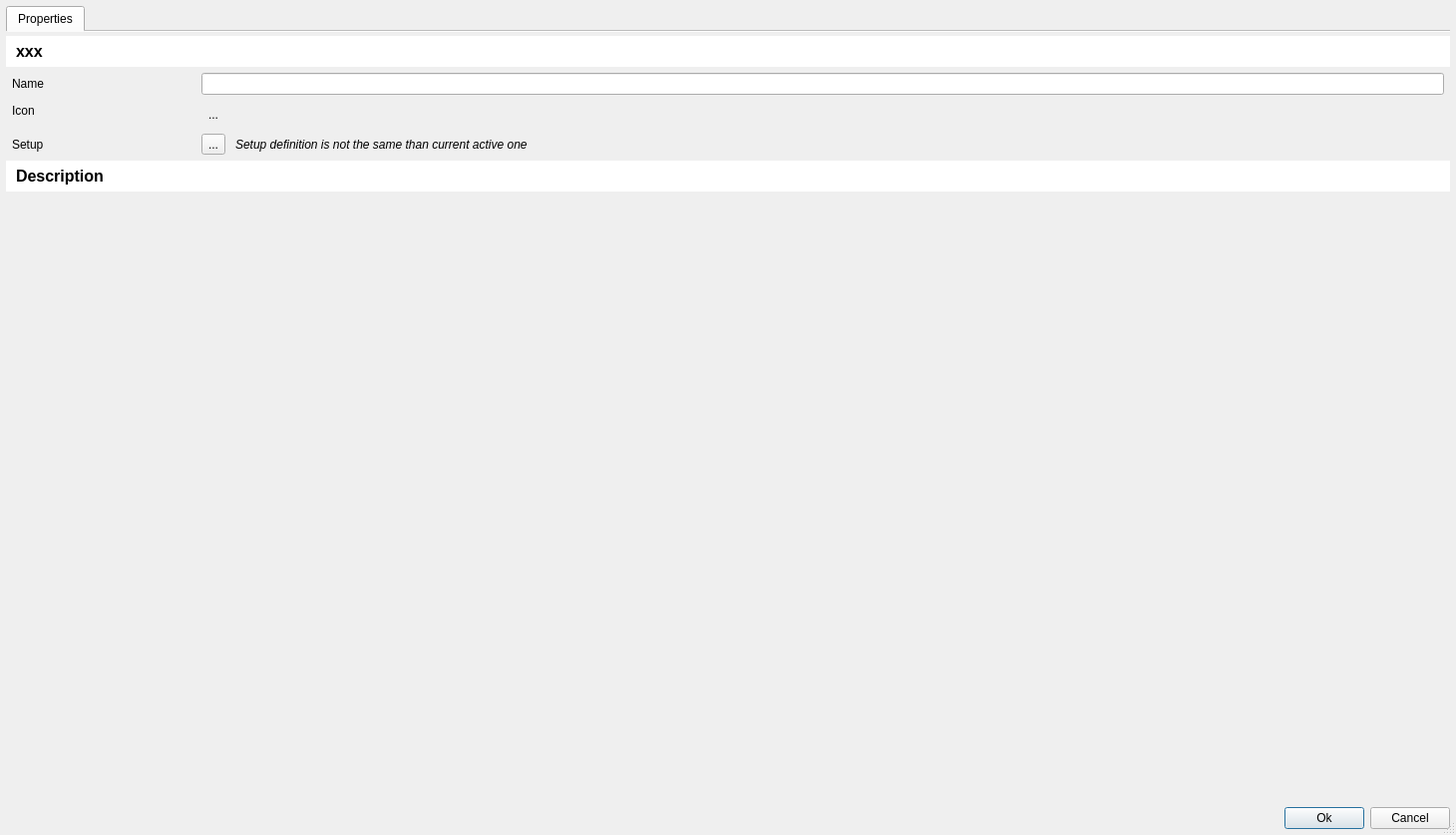
<?xml version="1.0" encoding="UTF-8"?>
<ui version="4.0">
 <class>Dialog</class>
 <widget class="QDialog" name="Dialog">
  <property name="geometry">
   <rect>
    <x>0</x>
    <y>0</y>
    <width>1460</width>
    <height>837</height>
   </rect>
  </property>
  <property name="windowTitle">
   <string>Dialog</string>
  </property>
  <property name="sizeGripEnabled">
   <bool>true</bool>
  </property>
  <property name="modal">
   <bool>true</bool>
  </property>
  <layout class="QVBoxLayout" name="verticalLayout">
   <property name="leftMargin">
    <number>6</number>
   </property>
   <property name="topMargin">
    <number>6</number>
   </property>
   <property name="rightMargin">
    <number>6</number>
   </property>
   <property name="bottomMargin">
    <number>6</number>
   </property>
   <item>
    <widget class="QTabWidget" name="tabWidget">
     <property name="currentIndex">
      <number>0</number>
     </property>
     <property name="documentMode">
      <bool>true</bool>
     </property>
     <property name="tabBarAutoHide">
      <bool>false</bool>
     </property>
     <widget class="QWidget" name="tabProperties">
      <attribute name="title">
       <string>Properties</string>
      </attribute>
      <layout class="QVBoxLayout" name="verticalLayout_2">
       <property name="leftMargin">
        <number>0</number>
       </property>
       <property name="topMargin">
        <number>4</number>
       </property>
       <property name="rightMargin">
        <number>0</number>
       </property>
       <property name="bottomMargin">
        <number>0</number>
       </property>
       <item>
        <widget class="QLabel" name="lblTitle">
         <property name="sizePolicy">
          <sizepolicy hsizetype="Preferred" vsizetype="Maximum">
           <horstretch>0</horstretch>
           <verstretch>0</verstretch>
          </sizepolicy>
         </property>
         <property name="font">
          <font>
           <pointsize>12</pointsize>
           <weight>75</weight>
           <bold>true</bold>
          </font>
         </property>
         <property name="toolTip">
          <string>&lt;html&gt;&lt;head/&gt;&lt;body&gt;&lt;p&gt;Basic group properties&lt;/p&gt;&lt;/body&gt;&lt;/html&gt;</string>
         </property>
         <property name="styleSheet">
          <string notr="true">background-color: palette(light);padding: 6;</string>
         </property>
         <property name="text">
          <string>xxx</string>
         </property>
        </widget>
       </item>
       <item>
        <widget class="QWidget" name="widget_4" native="true">
         <property name="minimumSize">
          <size>
           <width>0</width>
           <height>0</height>
          </size>
         </property>
         <layout class="QVBoxLayout" name="verticalLayout_7">
          <property name="leftMargin">
           <number>6</number>
          </property>
          <property name="topMargin">
           <number>0</number>
          </property>
          <property name="rightMargin">
           <number>6</number>
          </property>
          <property name="bottomMargin">
           <number>0</number>
          </property>
          <item>
           <layout class="QGridLayout" name="gridLayout_5">
            <property name="leftMargin">
             <number>0</number>
            </property>
            <property name="rightMargin">
             <number>0</number>
            </property>
            <property name="horizontalSpacing">
             <number>10</number>
            </property>
            <property name="verticalSpacing">
             <number>9</number>
            </property>
            <item row="2" column="0">
             <widget class="QLabel" name="lblRefreshSetup1">
              <property name="sizePolicy">
               <sizepolicy hsizetype="Maximum" vsizetype="Preferred">
                <horstretch>0</horstretch>
                <verstretch>0</verstretch>
               </sizepolicy>
              </property>
              <property name="text">
               <string>Setup</string>
              </property>
             </widget>
            </item>
            <item row="1" column="0">
             <widget class="QLabel" name="lblIcon">
              <property name="sizePolicy">
               <sizepolicy hsizetype="Maximum" vsizetype="Preferred">
                <horstretch>0</horstretch>
                <verstretch>0</verstretch>
               </sizepolicy>
              </property>
              <property name="text">
               <string>Icon</string>
              </property>
              <property name="alignment">
               <set>Qt::AlignLeading|Qt::AlignLeft|Qt::AlignTop</set>
              </property>
             </widget>
            </item>
            <item row="2" column="1">
             <widget class="QToolButton" name="tbRefreshSetup">
              <property name="toolTip">
               <string>&lt;html&gt;&lt;head/&gt;&lt;body&gt;&lt;p&gt;Setup definition currently edited is not the same than active setup definition currently processed.&lt;/p&gt;&lt;p&gt;You can update setup definition with active one by clicking &lt;span style=&quot; font-weight:600;&quot;&gt;Refresh&lt;/span&gt; button.&lt;/p&gt;&lt;/body&gt;&lt;/html&gt;</string>
              </property>
              <property name="text">
               <string>...</string>
              </property>
              <property name="icon">
               <iconset resource="svg/dark_icons.qrc">
                <normaloff>:/pktk/images/normal/cache_refresh</normaloff>:/pktk/images/normal/cache_refresh</iconset>
              </property>
             </widget>
            </item>
            <item row="0" column="0">
             <widget class="QLabel" name="label_13">
              <property name="sizePolicy">
               <sizepolicy hsizetype="Maximum" vsizetype="Preferred">
                <horstretch>0</horstretch>
                <verstretch>0</verstretch>
               </sizepolicy>
              </property>
              <property name="minimumSize">
               <size>
                <width>180</width>
                <height>0</height>
               </size>
              </property>
              <property name="toolTip">
               <string>Define a shortcut to activate/deactivate brush from keyboard</string>
              </property>
              <property name="styleSheet">
               <string notr="true"/>
              </property>
              <property name="text">
               <string>Name</string>
              </property>
             </widget>
            </item>
            <item row="2" column="2">
             <widget class="QLabel" name="lblRefreshSetup2">
              <property name="font">
               <font>
                <italic>true</italic>
               </font>
              </property>
              <property name="toolTip">
               <string>&lt;html&gt;&lt;head/&gt;&lt;body&gt;&lt;p&gt;Setup definition currently edited is not the same than active setup definition currently processed.&lt;/p&gt;&lt;p&gt;You can update setup definition with active one by clicking &lt;span style=&quot; font-weight:600;&quot;&gt;Refresh&lt;/span&gt; button.&lt;/p&gt;&lt;/body&gt;&lt;/html&gt;</string>
              </property>
              <property name="text">
               <string>Setup definition is not the same than current active one</string>
              </property>
             </widget>
            </item>
            <item row="0" column="1" colspan="2">
             <widget class="QLineEdit" name="leName"/>
            </item>
            <item row="1" column="1" colspan="2">
             <widget class="QToolButton" name="tbIcon">
              <property name="minimumSize">
               <size>
                <width>0</width>
                <height>0</height>
               </size>
              </property>
              <property name="text">
               <string>...</string>
              </property>
              <property name="icon">
               <iconset resource="svg/dark_icons.qrc">
                <normaloff>:/pktk/images/normal/tune</normaloff>:/pktk/images/normal/tune</iconset>
              </property>
              <property name="iconSize">
               <size>
                <width>64</width>
                <height>64</height>
               </size>
              </property>
              <property name="popupMode">
               <enum>QToolButton::InstantPopup</enum>
              </property>
              <property name="autoRaise">
               <bool>true</bool>
              </property>
             </widget>
            </item>
           </layout>
          </item>
         </layout>
        </widget>
       </item>
       <item>
        <widget class="QLabel" name="label_2">
         <property name="sizePolicy">
          <sizepolicy hsizetype="Preferred" vsizetype="Maximum">
           <horstretch>0</horstretch>
           <verstretch>0</verstretch>
          </sizepolicy>
         </property>
         <property name="font">
          <font>
           <pointsize>12</pointsize>
           <weight>75</weight>
           <bold>true</bold>
          </font>
         </property>
         <property name="toolTip">
          <string/>
         </property>
         <property name="styleSheet">
          <string notr="true">background-color: palette(light);padding: 6;</string>
         </property>
         <property name="text">
          <string>Description</string>
         </property>
        </widget>
       </item>
       <item>
        <widget class="WTextEdit" name="wtComments" native="true">
         <property name="sizePolicy">
          <sizepolicy hsizetype="MinimumExpanding" vsizetype="MinimumExpanding">
           <horstretch>0</horstretch>
           <verstretch>0</verstretch>
          </sizepolicy>
         </property>
         <property name="minimumSize">
          <size>
           <width>0</width>
           <height>200</height>
          </size>
         </property>
         <property name="toolTip">
          <string>Free comments!
Use it to keep in mind why the brush has been defined.

Also, first line is used to define action name in Krita's shortcut settings dialog.</string>
         </property>
        </widget>
       </item>
      </layout>
     </widget>
    </widget>
   </item>
   <item>
    <widget class="QWidget" name="widget_3" native="true">
     <property name="minimumSize">
      <size>
       <width>0</width>
       <height>0</height>
      </size>
     </property>
     <layout class="QVBoxLayout" name="verticalLayout_5">
      <property name="leftMargin">
       <number>6</number>
      </property>
      <property name="topMargin">
       <number>0</number>
      </property>
      <property name="rightMargin">
       <number>6</number>
      </property>
      <property name="bottomMargin">
       <number>0</number>
      </property>
     </layout>
    </widget>
   </item>
   <item>
    <widget class="QWidget" name="widget_2" native="true">
     <property name="sizePolicy">
      <sizepolicy hsizetype="Preferred" vsizetype="Maximum">
       <horstretch>0</horstretch>
       <verstretch>0</verstretch>
      </sizepolicy>
     </property>
     <layout class="QHBoxLayout" name="horizontalLayout">
      <property name="leftMargin">
       <number>0</number>
      </property>
      <property name="topMargin">
       <number>0</number>
      </property>
      <property name="rightMargin">
       <number>0</number>
      </property>
      <property name="bottomMargin">
       <number>0</number>
      </property>
      <item>
       <spacer name="horizontalSpacer">
        <property name="orientation">
         <enum>Qt::Horizontal</enum>
        </property>
        <property name="sizeHint" stdset="0">
         <size>
          <width>40</width>
          <height>20</height>
         </size>
        </property>
       </spacer>
      </item>
      <item>
       <widget class="QPushButton" name="pbOk">
        <property name="enabled">
         <bool>true</bool>
        </property>
        <property name="text">
         <string>Ok</string>
        </property>
        <property name="icon">
         <iconset theme="dialog-ok">
          <normaloff>../../../../../../../../../../../../../../../../../../../../../../.designer/backup</normaloff>../../../../../../../../../../../../../../../../../../../../../../.designer/backup</iconset>
        </property>
       </widget>
      </item>
      <item>
       <widget class="QPushButton" name="pbCancel">
        <property name="toolTip">
         <string>Close &lt;i&gt;JPEG Export&lt;/i&gt; window</string>
        </property>
        <property name="text">
         <string>Cancel</string>
        </property>
        <property name="icon">
         <iconset theme="dialog-cancel">
          <normaloff>../../../../../../../../../../../../../../../../../../../../../../.designer/backup</normaloff>../../../../../../../../../../../../../../../../../../../../../../.designer/backup</iconset>
        </property>
       </widget>
      </item>
     </layout>
    </widget>
   </item>
  </layout>
 </widget>
 <customwidgets>
  <customwidget>
   <class>WTextEdit</class>
   <extends>QWidget</extends>
   <header>.pktk.widgets.wtextedit</header>
   <container>1</container>
  </customwidget>
 </customwidgets>
 <resources>
  <include location="svg/dark_icons.qrc"/>
 </resources>
 <connections/>
</ui>
